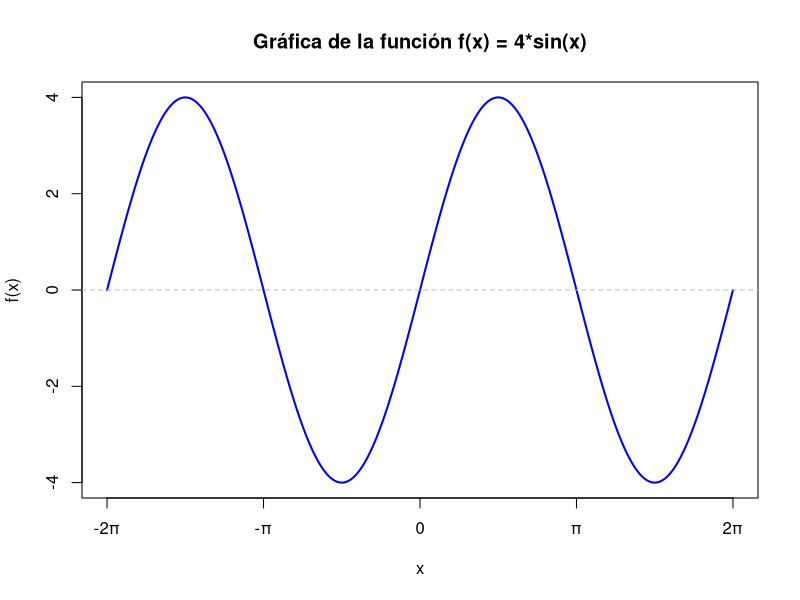

Reproduce this figure in R.
# Realice las siguientes operaciones:

#a) La suma de los numeros 25,26,27,··· ,49,50

a <- sum(25:50)

#Al resultado anterior debe restarle dos veces la suma de los numeros −3,−2,−1,··· ,5,6
b <- sum(-3:6)

resultado <- a - (2 * b)

resultado

# c) 124·6 , 4670÷65,31^5

124*6
4670/65
31^5

# Calcule el resultado de las siguientes operaciones

#a) √100+√16

sqrt(100) + sqrt(16)

#b) 15+6e4

16 + 6 * exp(4)

#c) ln(e5) − log2 32


log(exp(5)) - log2(32)

#d) sin(20π) +cos 7π2 +tan 5π


sin(20*pi) + cos(7*pi/2) + tan(5*pi/4)

# e)|−72/9 +√100−122 −2cos(−π)/2|

abs((-72/9+sqrt(100)-12^2-2*cos(-pi))/2)

#3.Asigne las variables m,n,o,p con los numeros: 3,9,15,12 y grabe dos vectores

m <- 3
n <- 9
o <- 15
p <- 12

Mivector1 <- c(m+n,8+p,4-o,m+n+p)
Mivector2 <- c(m-n,6+p,3-o,m-n+2*p)

#Calcule el nuevo vector: Mivector3 que sera la operacion:

Mivector3 <- 2*Mivector1 + 3*Mivector2

#4. Realice una planilla electronica simple

diurna <- 2000
mixto <- 2500
nocturno <- 3000
sb <- 200000 

Jimmy_extras <- c(3*diurna,7*mixto,10*nocturno)
Gabriel_extras <- c(6*diurna,5*mixto,8*nocturno)

Jimmy <- sum(Jimmy_extras) + sb
Gabriel <- sum(Gabriel_extras) + sb

cat("El salario de Jimmy es de:",Jimmy,"colones, siendo en extras:",Jimmy_extras,"\n")
cat("El salario de Gabriel es de:",Gabriel,"colones, siendo en extras",Gabriel_extras)

# 5. Considere los n´umeros enteros desde el 100 hasta el 1000
#a) Represente la lista de numeros en un vector llamado numeros
#b) En un vector llamado numeros97, indique cuales son los numeros que son multiplosde 97

lista_numeros <- (100:1000)
numeros97 <- lista_numeros[lista_numeros %% 97 == 0]
numeros97


#Utilizando if + else, indique si el n´ umero 485 es divisible por 97 (debe verificar si elnumero se encuentra en el vector “numeros97”

numero <- 485

if (numero %% 97 == 0 && numero %in% numeros97) {
  cat("El número", numero, "es divisible por 97 y se encuentra en el vector numeros97.\n")
} else {
  cat("El número", numero, "no es divisible por 97 o no se encuentra en el vector numeros97.")
}

#Realice la grafica de la funcion f(x) = 4senx desde x = −2π hasta x = 2π


x <- seq(-2 * pi, 2 * pi, length.out = 1000)


f <- function(x) {
  4 * sin(x)
}


plot(x, f(x), type = "l", col = "blue", lwd = 2, 
     main = "Gráfica de la función f(x) = 4*sin(x)",
     xlab = "x", ylab = "f(x)",
     xaxt = "n"
     ) 

axis(1, at = seq(-2 * pi, 2 * pi, by = pi), 
     labels = c("-2π", "-π", "0", "π", "2π"))

abline(h = 0, col = "gray", lty = 2)













